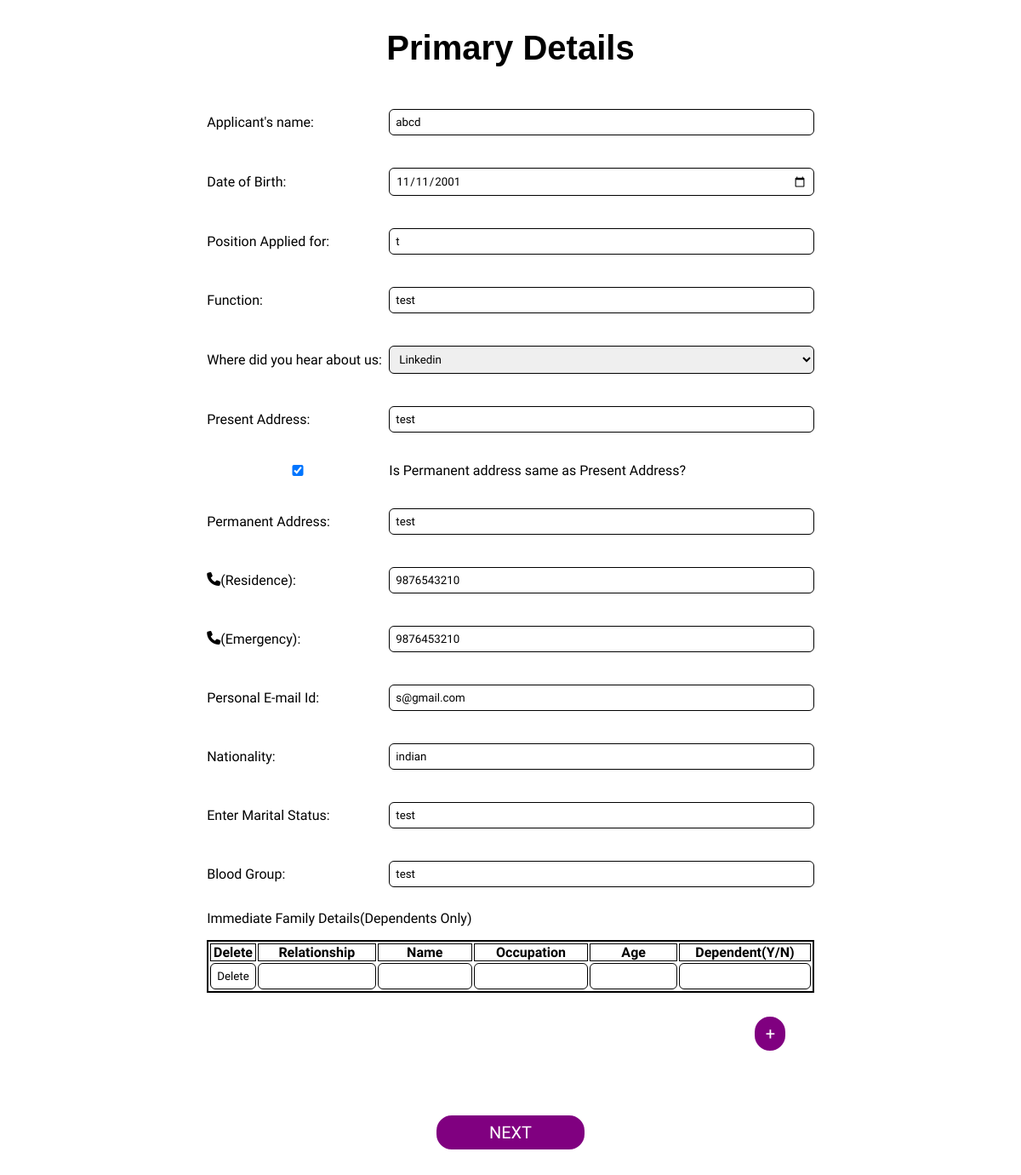
/demo.php (signed in), run on the app's committed database.
### tables this page shows
CREATE TABLE `emp` (
  `id` int(10) NOT NULL,
  `name` varchar(255) NOT NULL,
  `date` date NOT NULL,
  `pos` varchar(50) NOT NULL,
  `func` varchar(50) NOT NULL,
  `adv` varchar(50) NOT NULL,
  `preadd` varchar(255) NOT NULL,
  `peradd` varchar(255) NOT NULL,
  `phone1` bigint(10) NOT NULL,
  `phone2` bigint(10) NOT NULL,
  `email` varchar(255) NOT NULL,
  `nat` varchar(50) NOT NULL,
  `status` varchar(50) NOT NULL,
  `blgrp` varchar(50) NOT NULL,
  `username` varchar(255) NOT NULL
);

### validate_session.php (called while the page is built, shortened)
<?php
$user_id=$_SESSION['USERNAME'];
?>

### demo.php (the view, shortened to what this page needs)
<?php
    require_once "db.php";
    require_once "validate_session.php";
    $name = '';
    $pos =  '';
    $date = '';
    $func = '';
    $adv = '';
    $preadd = '';
    $peradd = '';
    $phone1 = '';
    $phone2 = '';
    $email = '';
    $nat = '';
    $status = '';
    $blgrp = '';
    $isSame = false;
    $sql = "SELECT t1.*, t2.relation, t2.rname, t2.roccup, t2.rage, t2.rdepend FROM emp t1
    JOIN family_details t2
    ON t1.username = t2.username
    WHERE t1.username = '$user_id';";
    $result = $con->query($sql);
    if($result) {
        $rowcount = mysqli_num_rows($result);
        if($rowcount > 0) {
            $row = $result->fetch_assoc();
            $name = $row['name'];
            $pos = $row['pos'];
            $date = $row['date'];
            $func = $row['func'];
            $adv = $row['adv'];
            $preadd = $row['preadd'];
            $peradd = $row['peradd'];
            $phone1 = $row['phone1'];
            $phone2 = $row['phone2'];
            $email = $row['email'];
            $nat = $row['nat'];
            $status = $row['status'];
            $blgrp = $row['blgrp'];
            $isSame = $peradd == $preadd;
        }
    }
?>
<!DOCTYPE html>
<html lang="en">
<head>
    <link href="style.css" rel="stylesheet">
    <link rel="stylesheet" href="https://cdnjs.cloudflare.com/ajax/libs/font-awesome/6.4.0/css/all.min.css">
</head>
<body>
    <div class="wrapper">
        <div class="container">
            <h2>Primary Details</h2><br><br>
            <form action="register.php" method="POST" id="form1">
                <div>
                    <label>Applicant's name:</label>
                    <input type="text" id="text" name="name" value="<?php echo $name ?>" placeholder="Enter Name" required>
                </div>
                <div>
                    <label>Date of Birth:</label>
                    <input type="date" id="date" value="<?php echo $date ?>" name="date" placeholder="Enter Date of Birth" onchange="dataHandler()" required>
                </div>
                <div>
                    <label>Position Applied for:</label>
                    <input type="text" id="text" name="pos" value="<?php echo $pos ?>" placeholder="Enter position" required>
                </div>
                <div>
                    <label>Function:</label>
                    <input type="text" id="text" name="func" value="<?php echo $func ?>" placeholder="Enter function" required>
                </div>
                <div>
                    <label>Where did you hear about us:</label>
                    <select name="adv" id="">
                        <option value="Linkedin" <?php echo $adv == "Linkedin" ? "selected" : "" ?>>Linkedin</option>
                    </select>
                </div>
                <div>
                    <label>Present Address:</label>
                    <input type="text" id="preadd" name="preadd" value="<?php echo $preadd ?>" placeholder="Enter Present Address" required>
                </div>
                <div class="isSame">
                    <input type="checkbox" id="isSame" name="isSame" onchange="addressHandler()" <?php echo $isSame ? "checked" : "" ?>>
                    <label for="isSame">Is Permanent address same as Present Address?</label>
                </div>
                <div>
                    <label>Permanent Address:</label>
                    <input type="text" id="peradd" name="peradd" value="<?php echo $peradd ?>" placeholder="Enter Permanent Address" required>
                </div>
                <div>
                    <label> <i class="fa-solid fa-phone"></i>
                        (Residence):</label>
                        <input type="tel" id="phone" name="phone1" value="<?php echo $phone1 ?>" placeholder="Enter Residence Phone number" maxlength="10" >
                    </div>
                <div>
                    <label> <i class="fa-solid fa-phone"></i>(Emergency):</label>
                    <input type="tel" id="phone" name="phone2" value="<?php echo $phone2 ?>" placeholder="Enter Emergency Phone number" maxlength="10" >
                </div>
                <div>
                    <label>Personal E-mail Id:</label>
                    <input type="email" id="email" name="email" value="<?php echo $email ?>" placeholder="Enter E-mail">
                </div>
                <div>
                    <label>Nationality:</label>
                    <input type="text" id="text" name="nat" value="<?php echo $nat ?>" placeholder="Enter Nationality">
                </div>
                <div>
                    <label for="status">Enter Marital Status:</label>
                    <input type="text" id="text" name="status" value="<?php echo $status ?>" placeholder="Enter Marital Status (Single/Married/Divorced/Widowed)">
                </div>
                <div>
                    <label>Blood Group:</label>
                    <input type="text" id="text" name="blgrp" value="<?php echo $blgrp ?>" placeholder="Enter Blood Group">
                </div>
                <label>Immediate Family Details(Dependents Only)</label>
                <table id="dataTable" class="b1">
                    <tr>
                        <th>Delete</th>
                        <th>Relationship</th>
                        <th>Name</th>
                        <th>Occupation</th>
                        <th>Age</th>
                        <th>Dependent(Y/N)</th>
                    </tr>
                </table>
                <INPUT class="btn2" type="button" value="+" onclick="addRow('dataTable')" />
                <br>
                <button class="btn1" type="submit" name="submit" id="submit">NEXT</button>
                </form>
        </div>
    </div>
</body>
</html>

### style.css (style rules this page uses)
* { margin: 0px; padding: 0px; box-sizing: border-box; font-family: "Roberto", sans-serif; }
.container { max-width: 80%; padding: 34px; margin: auto; }
.container h2 { text-align: center; font-family: "Arial"; font-size: 40px; }
form { display: flex; flex-direction: column; width: clamp(200px, 80%, 1200px); row-gap: 1rem; margin-inline: auto; }
form > div { display: flex; width: 100%; align-items: center; }
form > div > label { display: flex; width: 30%; }
form > div > input, form > div > select { width: 70%; }
table { border: 2px solid black; }
tr, th { border: 1px solid black; color: black; }
input, textarea, select { border: 1px solid black; border-radius: 6px; outline: none; margin: 11px 0px; padding: 7px; }
form > div.isSame > input { width: 30%; }
form > div.isSame > label { width: 70%; }
.container { display: space-evenly; }
.btn2 { margin-left: 90%; margin-right: 60%; width: 40px; margin-top: 10px; color: white; background: purple; padding: 8px 12px; font-size: 20px; border: 2px solid white; border-radius: 20px; cursor: pointer; }
.btn1 { margin-inline: auto; width: 25%; margin-top: 10px; color: white; background: purple; padding: 8px 12px; font-size: 20px; border: 2px solid white; border-radius: 20px; cursor: pointer; }

### data on the page
emp: name "abcd", date "11/11/2001", pos "t", func "test", adv "Linkedin", preadd "test", preadd "☑", peradd "test", phone1 "9876543210", phone2 "9876453210", email "s@gmail.com", nat "indian", status "test", blgrp "test"
